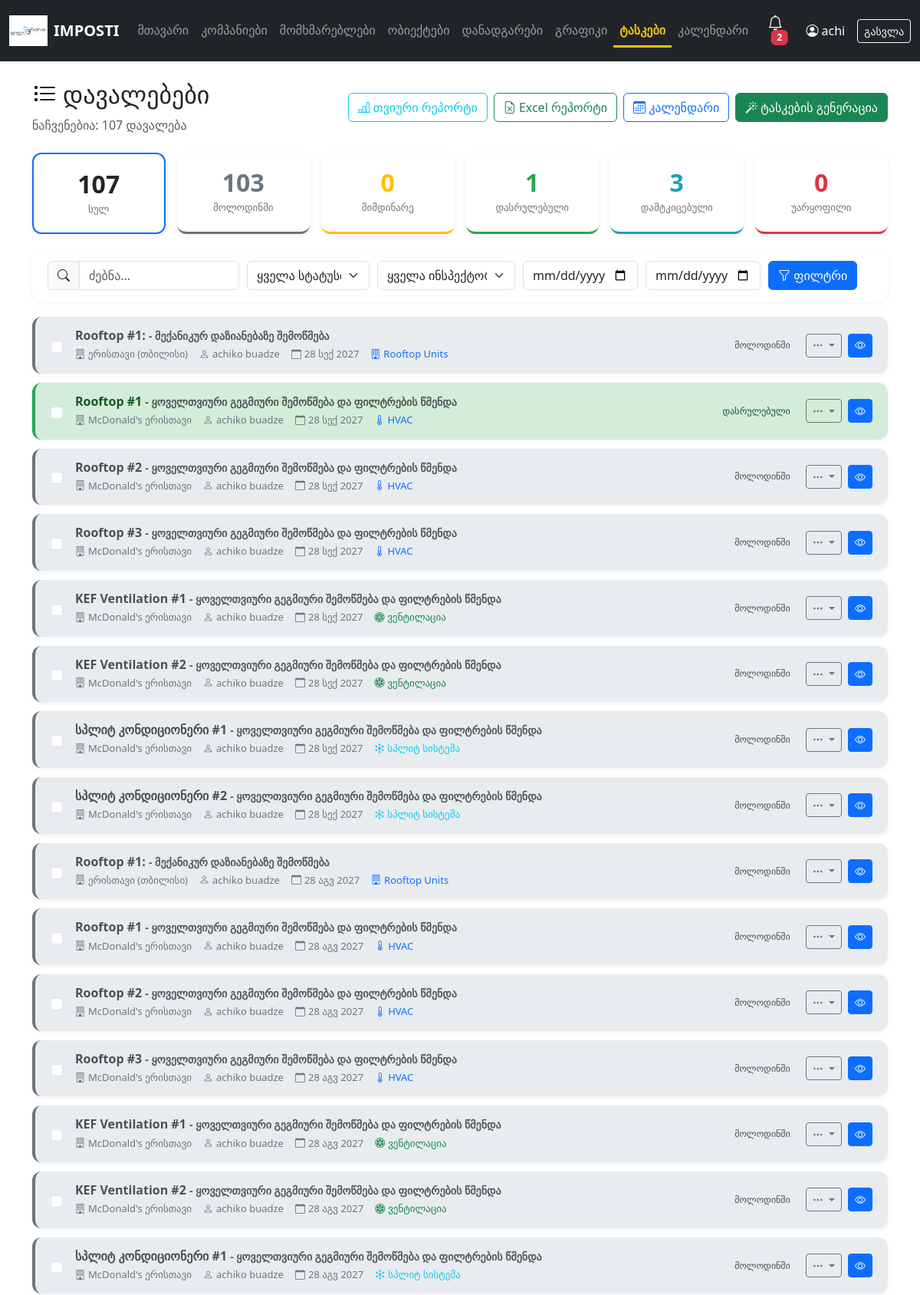
The page /manager/tasks/ (signed in, upper part) on the database its author committed.
### apps/accounts/models.py (models this page shows, shortened)
class User(AbstractUser):
    ROLE_CHOICES = [
        ("manager", "Manager"),
        ("inspector", "Inspector"),
        ("client", "Client"),
    ]
    role = models.CharField(max_length=20, choices=ROLE_CHOICES, default="client")
    phone = models.CharField(max_length=20, blank=True)
    tenant = models.ForeignKey(
        Tenant,
        on_delete=models.CASCADE,
        null=True,
        blank=True,
        related_name="users"
    )
    company = models.ForeignKey(
        "companies.Company",
        on_delete=models.SET_NULL,
        null=True,
        blank=True,
        related_name="users",
    )

### apps/tasks/models.py (models this page shows, shortened)
class Task(models.Model):
    STATUS_CHOICES = [
        ("pending", "მოლოდინში"),
        ("in_progress", "მიმდინარე"),
        ("completed", "დასრულებული"),
        ("approved", "დამტკიცებული"),
        ("rejected", "უარყოფილი"),
    ]
    schedule = models.ForeignKey(
        MaintenanceSchedule, on_delete=models.CASCADE, related_name="tasks"
    )
    assigned_to = models.ForeignKey(
        settings.AUTH_USER_MODEL,
        on_delete=models.SET_NULL,
        null=True,
        related_name="assigned_tasks",
    )
    status = models.CharField(max_length=20, choices=STATUS_CHOICES, default="pending")
    scheduled_date = models.DateTimeField()
    completed_date = models.DateTimeField(null=True, blank=True)
    created_at = models.DateTimeField(auto_now_add=True)

class MaintenanceSchedule(models.Model):
    FREQUENCY_CHOICES = [
        ("monthly", "თვეში ერთხელ"),
        ("quarterly", "კვარტალში ერთხელ"),
        ("biannual", "წელიწადში 2-ჯერ"),
        ("annual", "წელიწადში ერთხელ"),
    ]
    equipment = models.ForeignKey(
        Equipment, on_delete=models.CASCADE, related_name="schedules"
    )
    task_name = models.CharField(max_length=300)
    frequency = models.CharField(max_length=20, choices=FREQUENCY_CHOICES)

### apps/companies/models.py (models this page shows, shortened)
class Equipment(models.Model):
    SYSTEM_CHOICES = [
        ("heating_cooling", "გათბობა/გაგრილება"),
        ("ventilation", "ვენტილაცია"),
    ]
    STATUS_CHOICES = [
        ("active", "აქტიური"),
        ("inactive", "არააქტიური"),
        ("maintenance", "მომსახურებაში"),
        ("broken", "გაფუჭებული"),
    ]
    site = models.ForeignKey(Site, on_delete=models.CASCADE, related_name="equipment")
    category = models.ForeignKey(
        EquipmentCategory,
        on_delete=models.SET_NULL,
        null=True,
        blank=True,
        related_name="equipment",
        verbose_name="კატეგორია"
    )
    name = models.CharField(max_length=200, verbose_name="სახელი")
    brand = models.CharField(max_length=100, blank=True, verbose_name="ბრენდი")
    model_number = models.CharField(max_length=100, blank=True, verbose_name="მოდელი")
    serial_number = models.CharField(max_length=100, blank=True, verbose_name="სერიული ნომერი")
    system_type = models.CharField(max_length=50, choices=SYSTEM_CHOICES, verbose_name="სისტემის ტიპი")
    status = models.CharField(
        max_length=20,
        choices=STATUS_CHOICES,
        default="active",
        verbose_name="სტატუსი"
    )
    location_detail = models.CharField(
        max_length=200,
        blank=True,
        verbose_name="ზუსტი მდებარეობა",
        help_text="მაგ: სახურავი, სარდაფი, მე-2 სართული"
    )
    installation_date = models.DateField(null=True, blank=True, verbose_name="ინსტალაციის თარიღი")
    warranty_end = models.DateField(null=True, blank=True, verbose_name="გარანტიის ვადა")
    notes = models.TextField(blank=True, verbose_name="შენიშვნები")
    created_at = models.DateTimeField(auto_now_add=True)
    updated_at = models.DateTimeField(auto_now=True)
    class Meta:
        verbose_name = "მოწყობილობა"
        verbose_name_plural = "მოწყობილობები"
        ordering = ["site", "category", "name"]

class Site(models.Model):
    company = models.ForeignKey(Company, on_delete=models.CASCADE, related_name="sites")
    name = models.CharField(max_length=200)
    address = models.TextField()
    created_at = models.DateTimeField(auto_now_add=True)

class EquipmentCategory(models.Model):
    SYSTEM_CHOICES = [
        ("hvac", "გათბობა/გაგრილება (HVAC)"),
        ("ventilation", "ვენტილაცია"),
        ("refrigeration", "სამაცივრო"),
        ("electrical", "ელექტრო"),
        ("plumbing", "სანტექნიკა"),
        ("other", "სხვა"),
    ]
    name = models.CharField(max_length=100, verbose_name="კატეგორიის სახელი")
    code = models.CharField(max_length=20, unique=True, verbose_name="კოდი")
    system_type = models.CharField(
        max_length=50,
        choices=SYSTEM_CHOICES,
        default="hvac",
        verbose_name="სისტემის ტიპი"
    )
    icon = models.CharField(
        max_length=50,
        default="bi-gear",
        verbose_name="Icon Class",
        help_text="Bootstrap Icons კლასი, მაგ: bi-fan, bi-thermometer"
    )
    color = models.CharField(
        max_length=20,
        default="#6c757d",
        verbose_name="ფერი",
        help_text="HEX ფერი, მაგ: #ff5733"
    )
    description = models.TextField(blank=True, verbose_name="აღწერა")
    display_order = models.PositiveIntegerField(default=0, verbose_name="თანმიმდევრობა")
    class Meta:
        verbose_name = "კატეგორია"
        verbose_name_plural = "კატეგორიები"
        ordering = ["display_order", "name"]

### apps/companies/views.py (the view, shortened to what this page needs)
# urls.py: path("manager/tasks/", views.tasks_list, name="tasks_list"),
@login_required
def tasks_list(request):
    if request.user.role != "manager":
        return redirect("dashboard")
    user_tenant = get_user_tenant(request.user)
    tasks = Task.objects.filter(
        schedule__equipment__site__company__tenant=user_tenant
    ).select_related(
        "schedule__equipment__site__company",
        "schedule__equipment__category",
        "assigned_to",
    )
    status_filter = request.GET.get("status")
    inspector_filter = request.GET.get("inspector")
    search = request.GET.get("search")
    date_from = request.GET.get("date_from")
    date_to = request.GET.get("date_to")
    if status_filter:
        tasks = tasks.filter(status=status_filter)
    if inspector_filter:
        tasks = tasks.filter(assigned_to_id=inspector_filter)
    if date_from:
        tasks = tasks.filter(scheduled_date__gte=date_from)
    if date_to:
        tasks = tasks.filter(scheduled_date__lte=date_to)
    all_tasks = Task.objects.filter(
        schedule__equipment__site__company__tenant=user_tenant
    )
    stats = {
        "total": all_tasks.count(),
        "pending": all_tasks.filter(status="pending").count(),
        "in_progress": all_tasks.filter(status="in_progress").count(),
        "completed": all_tasks.filter(status="completed").count(),
        "approved": all_tasks.filter(status="approved").count(),
        "rejected": all_tasks.filter(status="rejected").count(),
    }
    tasks = tasks.order_by("-scheduled_date")[:200]
    inspectors = User.objects.filter(role="inspector", tenant=user_tenant)
    return render(
        request,
        "manager/tasks.html",
        {
            "tasks": tasks,
            "inspectors": inspectors,
            "stats": stats,
        },
    )

### templates/manager/tasks.html (shortened to what this page needs)
{% extends 'manager/base.html' %}
{% block content %}
<div class="d-flex justify-content-between align-items-center mb-4 flex-wrap gap-2">
    <div>
        <h2><i class="bi bi-list-task me-2"></i>დავალებები</h2>
        <p class="text-muted mb-0">ნაჩვენებია: {{ tasks.count }} დავალება</p>
    </div>
    <div class="d-flex gap-2 flex-wrap">
        <a href="/reports/monthly/" class="btn btn-outline-info">
            <i class="bi bi-bar-chart-line"></i> თვიური რეპორტი
        </a>
        <a href="/reports/excel/" class="btn btn-outline-success">
            <i class="bi bi-file-earmark-excel"></i> Excel რეპორტი
        </a>
        <a href="{% url 'calendar' %}" class="btn btn-outline-primary">
            <i class="bi bi-calendar3"></i> კალენდარი
        </a>
        <button type="button" class="btn btn-success" data-bs-toggle="modal" data-bs-target="#generateTasksModal">
            <i class="bi bi-magic"></i> ტასკების გენერაცია
        </button>
    </div>
</div>
<div class="task-stats">
    <div class="stat-card {% if not request.GET.status %}active{% endif %}" onclick="filterByStatus('')">
        <h3>{{ stats.total }}</h3>
        <small>სულ</small>
    </div>
    <div class="stat-card {% if request.GET.status == 'pending' %}active{% endif %}" onclick="filterByStatus('pending')" style="border-bottom: 3px solid #6c757d;">
        <h3 style="color: #6c757d;">{{ stats.pending }}</h3>
        <small>მოლოდინში</small>
    </div>
    <div class="stat-card {% if request.GET.status == 'in_progress' %}active{% endif %}" onclick="filterByStatus('in_progress')" style="border-bottom: 3px solid #ffc107;">
        <h3 style="color: #ffc107;">{{ stats.in_progress }}</h3>
        <small>მიმდინარე</small>
    </div>
    <div class="stat-card {% if request.GET.status == 'completed' %}active{% endif %}" onclick="filterByStatus('completed')" style="border-bottom: 3px solid #28a745;">
        <h3 style="color: #28a745;">{{ stats.completed }}</h3>
        <small>დასრულებული</small>
    </div>
    <div class="stat-card {% if request.GET.status == 'approved' %}active{% endif %}" onclick="filterByStatus('approved')" style="border-bottom: 3px solid #17a2b8;">
        <h3 style="color: #17a2b8;">{{ stats.approved }}</h3>
        <small>დამტკიცებული</small>
    </div>
    <div class="stat-card {% if request.GET.status == 'rejected' %}active{% endif %}" onclick="filterByStatus('rejected')" style="border-bottom: 3px solid #dc3545;">
        <h3 style="color: #dc3545;">{{ stats.rejected }}</h3>
        <small>უარყოფილი</small>
    </div>
</div>
<div class="filters-bar">
    <form method="GET" class="filter-group" id="filterForm">
        <div class="input-group" style="width: 250px;">
            <span class="input-group-text"><i class="bi bi-search"></i></span>
            <input type="text" name="search" class="form-control" placeholder="ძებნა..." value="{{ request.GET.search }}">
        </div>
        <select name="status" class="form-select" style="width: 160px;" onchange="this.form.submit()">
            <option value="">ყველა სტატუსი</option>
        </select>
        <select name="inspector" class="form-select" style="width: 180px;" onchange="this.form.submit()">
            <option value="">ყველა ინსპექტორი</option>
        </select>
        <input type="date" name="date_from" class="form-control" style="width: 150px;" value="{{ request.GET.date_from }}" placeholder="თარიღიდან">
        <input type="date" name="date_to" class="form-control" style="width: 150px;" value="{{ request.GET.date_to }}" placeholder="თარიღამდე">
        <button type="submit" class="btn btn-primary">
            <i class="bi bi-funnel"></i> ფილტრი
        </button>
    </form>
</div>
<div id="tasksList">
    {% for task in tasks %}
    <div class="task-card status-{{ task.status }}" data-task-id="{{ task.id }}">
        <div class="d-flex align-items-center gap-3">
            <input type="checkbox" class="form-check-input task-checkbox" value="{{ task.id }}" onchange="updateBulkSelection()">
            <div class="task-info">
                <h6>
                    {% if task.schedule.equipment %}
                        {{ task.schedule.equipment.name }}
                    {% else %}
                        დანადგარი არ არის
                    {% endif %}
                    <small class="text-muted">- {{ task.schedule.task_name }}</small>
                </h6>
                <div class="task-meta">
                    <span><i class="bi bi-building"></i>{{ task.schedule.equipment.site.name|default:"-" }}</span>
                    <span><i class="bi bi-person"></i>{{ task.assigned_to.get_full_name|default:task.assigned_to.username }}</span>
                    <span><i class="bi bi-calendar"></i>{{ task.scheduled_date|date:"d M Y" }}</span>
                    {% if task.schedule.equipment.category %}
                    <span style="color: {{ task.schedule.equipment.category.color }};">
                        <i class="{{ task.schedule.equipment.category.icon }}"></i>{{ task.schedule.equipment.category.name }}
                    </span>
                    {% endif %}
                </div>
            </div>
        </div>
        <div class="task-actions">
            <span class="status-badge status-{{ task.status }}">{{ task.get_status_display }}</span>
            <div class="dropdown">
                <button class="btn btn-sm btn-outline-secondary dropdown-toggle" data-bs-toggle="dropdown">
                    <i class="bi bi-three-dots"></i>
                </button>
            </div>
            <a href="{% url 'task_detail' task.id %}" class="btn btn-sm btn-primary">
                <i class="bi bi-eye"></i>
            </a>
        </div>
    </div>
    {% empty %}
    <div class="empty-state">
        <i class="bi bi-inbox"></i>
        <h5>დავალებები არ მოიძებნა</h5>
        <p>გამოიყენეთ "ტასკების გენერაცია" ღილაკი ახლის შესაქმნელად</p>
    </div>
    {% endfor %}
</div>
{% endblock %}

### templates/manager/base.html (shortened to what this page needs)
<!DOCTYPE html>
<html lang="ka">
<head>
    <link href="https://cdn.jsdelivr.net/npm/bootstrap@5.3.0/dist/css/bootstrap.min.css" rel="stylesheet">
    <link rel="stylesheet" href="https://cdn.jsdelivr.net/npm/bootstrap-icons@1.11.0/font/bootstrap-icons.css">
</head>
<body>
    <nav class="navbar navbar-expand-lg navbar-dark bg-dark">
        <div class="container-fluid">
            <a class="navbar-brand d-flex align-items-center" href="/manager/">
                <img src="/static/images/logo.png" alt="IMPOSTI" height="40" class="me-2" style="filter: brightness(1.1);">
                <span class="fw-bold">IMPOSTI</span>
            </a>
            <div class="collapse navbar-collapse" id="navbarNav">
                <ul class="navbar-nav me-auto">
                    <li class="nav-item">
                        <a class="nav-link" href="/manager/">მთავარი</a>
                    </li>
                    <li class="nav-item">
                        <a class="nav-link" href="/manager/companies/">კომპანიები</a>
                    </li>
                    <li class="nav-item">
                        <a class="nav-link" href="/manager/users/">მომხმარებლები</a>
                    </li>
                    <li class="nav-item">
                        <a class="nav-link" href="/manager/sites/">ობიექტები</a>
                    </li>
                    <li class="nav-item">
                        <a class="nav-link" href="/manager/equipment/">დანადგარები</a>
                    </li>
                    <li class="nav-item">
                        <a class="nav-link" href="/manager/schedules/">გრაფიკი</a>
                    </li>
                    <li class="nav-item">
                        <a class="nav-link" href="/manager/tasks/">ტასკები</a>
                    </li>
                    <li class="nav-item">
                        <a class="nav-link" href="/calendar/">კალენდარი</a>
                    </li>
                </ul>
                <div class="dropdown me-3">
                    <button class="btn btn-dark position-relative" type="button" id="notificationsDropdown" data-bs-toggle="dropdown">
                        <i class="bi bi-bell fs-5"></i>
                        <span class="badge bg-danger notification-badge" id="notifCount" style="display: none;">0</span>
                    </button>
                </div>
                <span class="navbar-text text-white me-3" data-user-id="{{ request.user.id }}">
                    <i class="bi bi-person-circle"></i> {{ request.user.username }}
                </span>
                <a class="btn btn-outline-light btn-sm" href="/logout/">გასვლა</a>
            </div>
        </div>
    </nav>
    <div class="container mt-4">
        {% block content %}{% endblock %}
    </div>
</body>
</html>

### rows shown on the page
User: user.username "achi"
Task: schedule.equipment.name "Rooftop #1:", schedule.task_name "მექანიკურ დაზიანებაზე შემოწმება", schedule.equipment.site.name "ერისთავი (თბილისი)", assigned_to.get_full_name "achiko buadze", scheduled_date "28 სექ 2027", schedule.equipment.category.name "Rooftop Units", status "მოლოდინში"
Task: schedule.equipment.name "Rooftop #1", schedule.task_name "ყოველთვიური გეგმიური შემოწმება და ფილტრების წმენდა", schedule.equipment.site.name "McDonald's ერისთავი", assigned_to.get_full_name "achiko buadze", scheduled_date "28 სექ 2027", schedule.equipment.category.name "HVAC", status "დასრულებული"
Task: schedule.equipment.name "Rooftop #2", schedule.task_name "ყოველთვიური გეგმიური შემოწმება და ფილტრების წმენდა", schedule.equipment.site.name "McDonald's ერისთავი", assigned_to.get_full_name "achiko buadze", scheduled_date "28 სექ 2027", schedule.equipment.category.name "HVAC", status "მოლოდინში"
Task: schedule.equipment.name "Rooftop #3", schedule.task_name "ყოველთვიური გეგმიური შემოწმება და ფილტრების წმენდა", schedule.equipment.site.name "McDonald's ერისთავი", assigned_to.get_full_name "achiko buadze", scheduled_date "28 სექ 2027", schedule.equipment.category.name "HVAC", status "მოლოდინში"
Task: schedule.equipment.name "KEF Ventilation #1", schedule.task_name "ყოველთვიური გეგმიური შემოწმება და ფილტრების წმენდა", schedule.equipment.site.name "McDonald's ერისთავი", assigned_to.get_full_name "achiko buadze", scheduled_date "28 სექ 2027", schedule.equipment.category.name "ვენტილაცია", status "მოლოდინში"
Task: schedule.equipment.name "KEF Ventilation #2", schedule.task_name "ყოველთვიური გეგმიური შემოწმება და ფილტრების წმენდა", schedule.equipment.site.name "McDonald's ერისთავი", assigned_to.get_full_name "achiko buadze", scheduled_date "28 სექ 2027", schedule.equipment.category.name "ვენტილაცია", status "მოლოდინში"
Task: schedule.equipment.name "სპლიტ კონდიციონერი #1", schedule.task_name "ყოველთვიური გეგმიური შემოწმება და ფილტრების წმენდა", schedule.equipment.site.name "McDonald's ერისთავი", assigned_to.get_full_name "achiko buadze", scheduled_date "28 სექ 2027", schedule.equipment.category.name "სპლიტ სისტემა", status "მოლოდინში"
Task: schedule.equipment.name "სპლიტ კონდიციონერი #2", schedule.task_name "ყოველთვიური გეგმიური შემოწმება და ფილტრების წმენდა", schedule.equipment.site.name "McDonald's ერისთავი", assigned_to.get_full_name "achiko buadze", scheduled_date "28 სექ 2027", schedule.equipment.category.name "სპლიტ სისტემა", status "მოლოდინში"
Task: schedule.equipment.name "Rooftop #1:", schedule.task_name "მექანიკურ დაზიანებაზე შემოწმება", schedule.equipment.site.name "ერისთავი (თბილისი)", assigned_to.get_full_name "achiko buadze", scheduled_date "28 აგვ 2027", schedule.equipment.category.name "Rooftop Units", status "მოლოდინში"
Task: schedule.equipment.name "Rooftop #1", schedule.task_name "ყოველთვიური გეგმიური შემოწმება და ფილტრების წმენდა", schedule.equipment.site.name "McDonald's ერისთავი", assigned_to.get_full_name "achiko buadze", scheduled_date "28 აგვ 2027", schedule.equipment.category.name "HVAC", status "მოლოდინში"
Task: schedule.equipment.name "Rooftop #2", schedule.task_name "ყოველთვიური გეგმიური შემოწმება და ფილტრების წმენდა", schedule.equipment.site.name "McDonald's ერისთავი", assigned_to.get_full_name "achiko buadze", scheduled_date "28 აგვ 2027", schedule.equipment.category.name "HVAC", status "მოლოდინში"
Task: schedule.equipment.name "Rooftop #3", schedule.task_name "ყოველთვიური გეგმიური შემოწმება და ფილტრების წმენდა", schedule.equipment.site.name "McDonald's ერისთავი", assigned_to.get_full_name "achiko buadze", scheduled_date "28 აგვ 2027", schedule.equipment.category.name "HVAC", status "მოლოდინში"
Task: schedule.equipment.name "KEF Ventilation #1", schedule.task_name "ყოველთვიური გეგმიური შემოწმება და ფილტრების წმენდა", schedule.equipment.site.name "McDonald's ერისთავი", assigned_to.get_full_name "achiko buadze", scheduled_date "28 აგვ 2027", schedule.equipment.category.name "ვენტილაცია", status "მოლოდინში"
Task: schedule.equipment.name "KEF Ventilation #2", schedule.task_name "ყოველთვიური გეგმიური შემოწმება და ფილტრების წმენდა", schedule.equipment.site.name "McDonald's ერისთავი", assigned_to.get_full_name "achiko buadze", scheduled_date "28 აგვ 2027", schedule.equipment.category.name "ვენტილაცია", status "მოლოდინში"
Task: schedule.equipment.name "სპლიტ კონდიციონერი #1", schedule.task_name "ყოველთვიური გეგმიური შემოწმება და ფილტრების წმენდა", schedule.equipment.site.name "McDonald's ერისთავი", assigned_to.get_full_name "achiko buadze", scheduled_date "28 აგვ 2027", schedule.equipment.category.name "სპლიტ სისტემა", status "მოლოდინში"

### other values the page prints
{{ tasks.count }} "107"
{{ stats.total }} "107"
{{ stats.pending }} "103"
{{ stats.in_progress }} "0"
{{ stats.completed }} "1"
{{ stats.approved }} "3"
{{ stats.rejected }} "0"
